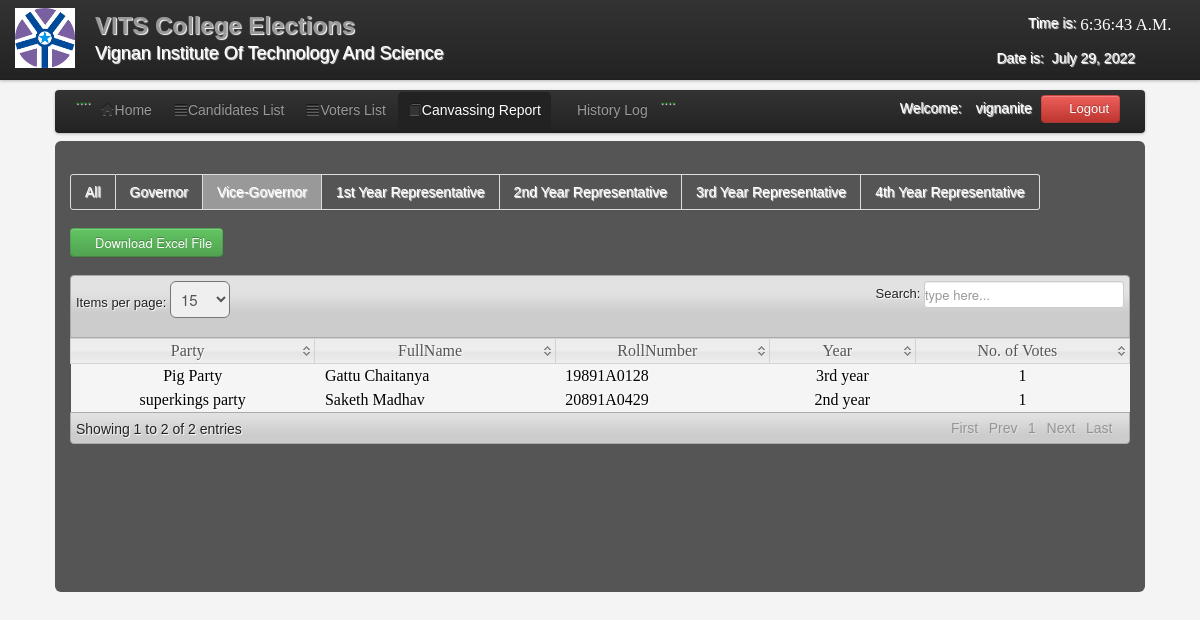
/admin/C_vice-governor.php (signed in), run on the app's committed database.
### tables this page shows
CREATE TABLE IF NOT EXISTS `users` (
  `User_id` int(11) NOT NULL AUTO_INCREMENT,
  `FullName` varchar(100) NOT NULL,
  `UserName` varchar(100) NOT NULL,
  `Password` varchar(100) NOT NULL,
  `User_Type` varchar(50) NOT NULL,
  PRIMARY KEY (`User_id`)
);

CREATE TABLE IF NOT EXISTS `candidate` (
  `CandidateID` int(11) NOT NULL AUTO_INCREMENT,
  `RollNumber` varchar(200) NOT NULL,
  `abc` varchar(1) NOT NULL,
  `Position` varchar(200) NOT NULL,
  `Party` varchar(100) NOT NULL,
  `FullName` varchar(200) NOT NULL,
  `Gender` varchar(6) NOT NULL,
  `Year` varchar(100) NOT NULL,
  `Photo` varchar(200) NOT NULL,
  PRIMARY KEY (`CandidateID`)
);

### admin/session.php (called while the page is built, shortened)
<?php
$id_session=$_SESSION['id'];
?>

### admin/C_vice-governor.php (the view, shortened to what this page needs)
<?php
include('session.php');
include('header.php');
include('dbcon.php');
?>
</head>
<body>
<?php include('nav_top.php'); ?>
<div class="wrapper">
<div class="home_body">
<div class="navbar">
	<div class="navbar-inner">
	<div class="container">
	<ul class="nav nav-pills">
	  <li>....</li>
	  <li><a href="home.php"><i class="icon-home icon-large"></i>Home</a></li>
	  <li><a  href="candidate_list.php"><i class="icon-align-justify icon-large"></i>Candidates List</a></li>
	  <li class=""><a  href="voter_list.php"><i class="icon-align-justify icon-large"></i>Voters List</a></li>
		 <li class="active"><a  href="canvassing_report.php"><i class="icon-book icon-large"></i>Canvassing Report</a></li>
		    <li><a  href="History.php"><i class="icon-table icon-large"></i>History Log</a>
		   <li>....</li>
	 </ul>
	<form class="navbar-form pull-right">
		<?php $result=mysqli_query($conn,"select * from users where User_id='$id_session'");
	$row=mysqli_fetch_array($result);
	?>
	<font color="white">Welcome:<i class="icon-user-md"></i><?php echo $row['FullName']; ?></font>
	<a class="btn btn-danger" id="logout" data-toggle="modal" href="#myModal"><i class="icon-off"></i>&nbsp;Logout</a>
	</form>
	</div>
	</div>
	</div>
	<div id="element" class="hero-body">
	    <div class="pagination">
    <ul>
    <li><a href="Canvassing_report.php"><font color="white">All</font></a></li>
    <li><a href="C_governor.php"><font color="white">Governor</font></a></li>
    <li  class="active"><a href="C_vice-governor.php"><font color="white">Vice-Governor</font></a></li>
    <li><a href="C_1st_year.php"><font color="white">1st Year Representative</font></a></li>
    <li><a href="C_2nd_year.php"><font color="white">2nd Year Representative</font></a></li>
    <li><a href="C_3rd_year.php"><font color="white">3rd Year Representative</font></a></li>
    <li><a href="C_4th_year.php"><font color="white">4th Year Representative</font></a></li>
    </ul>
    </div>
		<form method="POST" action="canvassing_excel.php">
	<button id="save_voter" class="btn btn-success" name="save"><i class="icon-download icon-large"></i>Download Excel File</button>
	</form>
	<table class="users-table">
<div class="demo_jui">
		<table cellpadding="0" cellspacing="0" border="0" class="display" id="log" class="jtable">
			<thead>
				<tr>
				<th>Party</th>
				<th>FullName</th>
				<th>RollNumber</th>
				<th>Year</th>
				<th>No. of Votes</th>
				</tr>
			</thead>
			<tbody>
<?php $candidate_query=mysqli_query($conn,"select  * from candidate where Position='Vice-Governor'");
		while($candidate_rows=mysqli_fetch_array($candidate_query)){ $id=$candidate_rows['CandidateID'];
		?>
<tr class="del<?php echo $id ?>">
	<td align="center"><?php echo $candidate_rows['Party']; ?></td>
	<td><?php echo $candidate_rows['FullName']; ?></td>
	<td><?php echo $candidate_rows['RollNumber']; ?></td>
	<td align="center"><?php echo $candidate_rows['Year']; ?></td>
		<td align="center">
	<?php $votes_query=mysqli_query($conn,"select * from votes where CandidateID='$id'");
	$vote_count=mysqli_num_rows($votes_query);
	echo $vote_count;
	?>
</td>
	</tr>
<?php } ?>
			</tbody>
		</table>
	</div>
	</div>
</div>
</body>
</html>

### admin/css/datatable/demo_table_jui.css (style rules this page uses)
table.display thead th { cursor: pointer; padding: 3px 0 3px 10px; }
table.display { border-collapse: collapse; clear: both; margin: 0 auto; width: 100%; }
table.display td { padding: 3px 10px; }
tr.odd { background-color: #f5f5f5; }
tr.even { background-color: #f5f5f5; }

### admin/css/Home.css (style rules this page uses)
* { margin:0; padding:0; }
body { font-family:"Trebuchet MS", "Myriad Pro", Arial, sans-serif; font-size:14px; background-color: #fff; background:#f4f4f4 url(../images/bg.gif) repeat top left; text-shadow:1px 1px 1px #fff; background-position: 0 0px; }
.wrapper { width:1090px; margin:10px auto; }

### admin/C_vice-governor.php (style rules this page uses)
body { background-image: url('images/c11.png'); background-repeat: no-repeat; background-attachment: fixed; background-size: 100% 100%; }

### data on the page
users: FullName "vignanite"
candidate: Party "Pig Party", FullName "Gattu Chaitanya", RollNumber "19891A0128", Year "3rd year", vote_count "1"
candidate: Party "superkings party", FullName "Saketh Madhav", RollNumber "20891A0429", Year "2nd year", vote_count "1"
